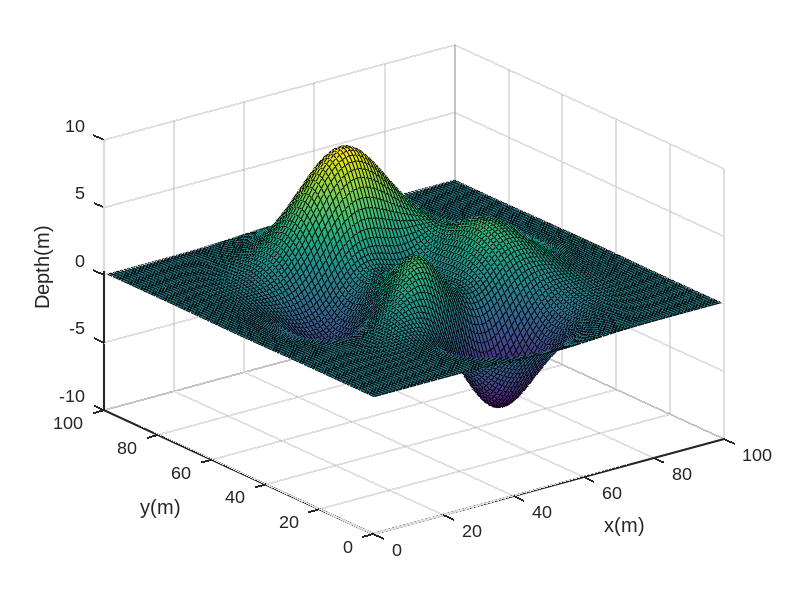

Recreate this plot in MATLAB.
close all;
clear;
clc;
% plot settings
FontSize = 13;
LineWidth = 1.5;
MarkerSize = 5;

surf(peaks(100))
xlabel('x(m)')
ylabel('y(m)')
zlabel('Depth(m)')
set(gca,'fontsize',FontSize)
set(gca,'fontsize',FontSize)
set(gca,'FontName','Arial','fontsize',FontSize,'Linewidth',LineWidth,'fontweight','normal')
saveas(gcf, 'Peaks', 'png')